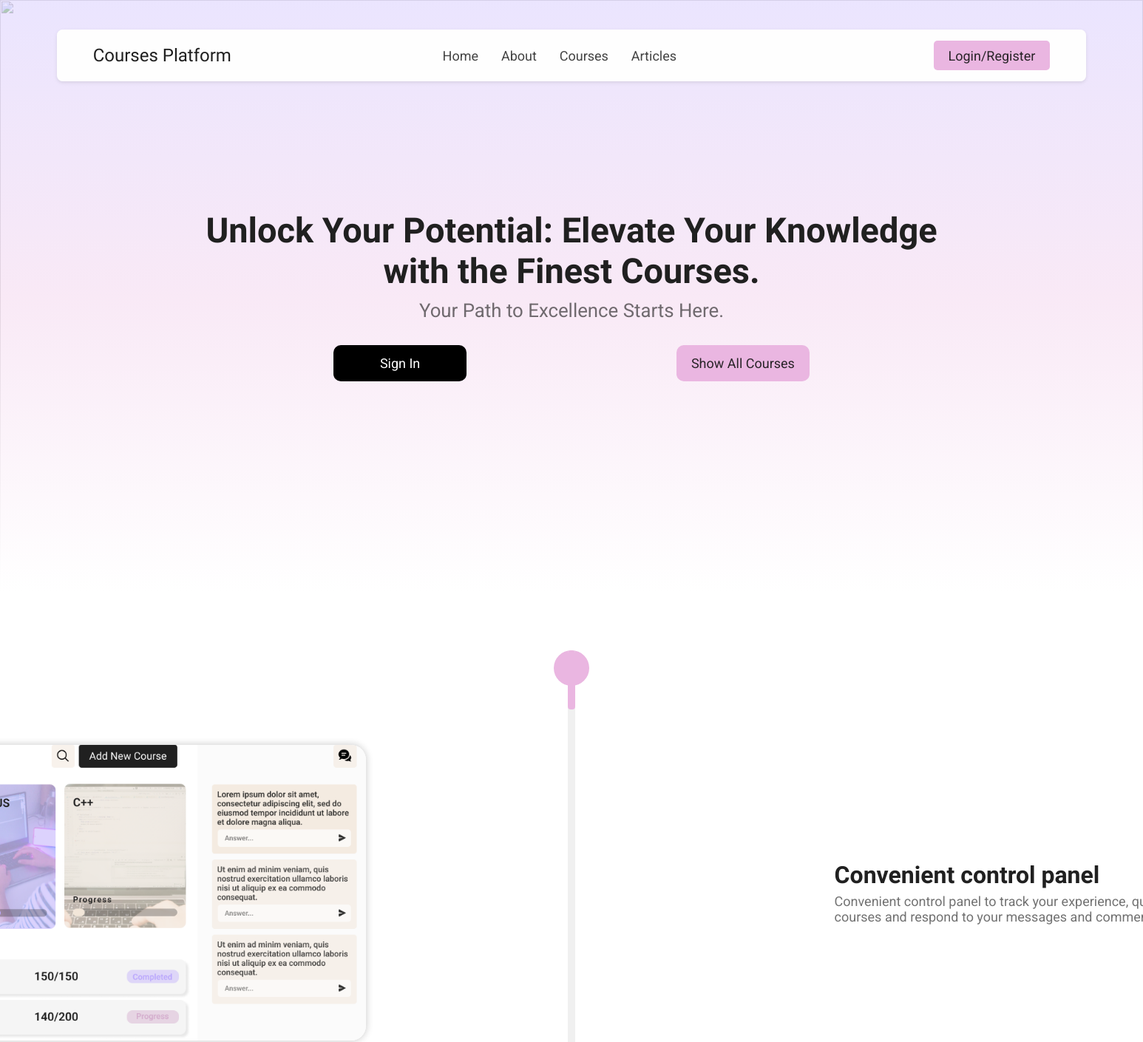
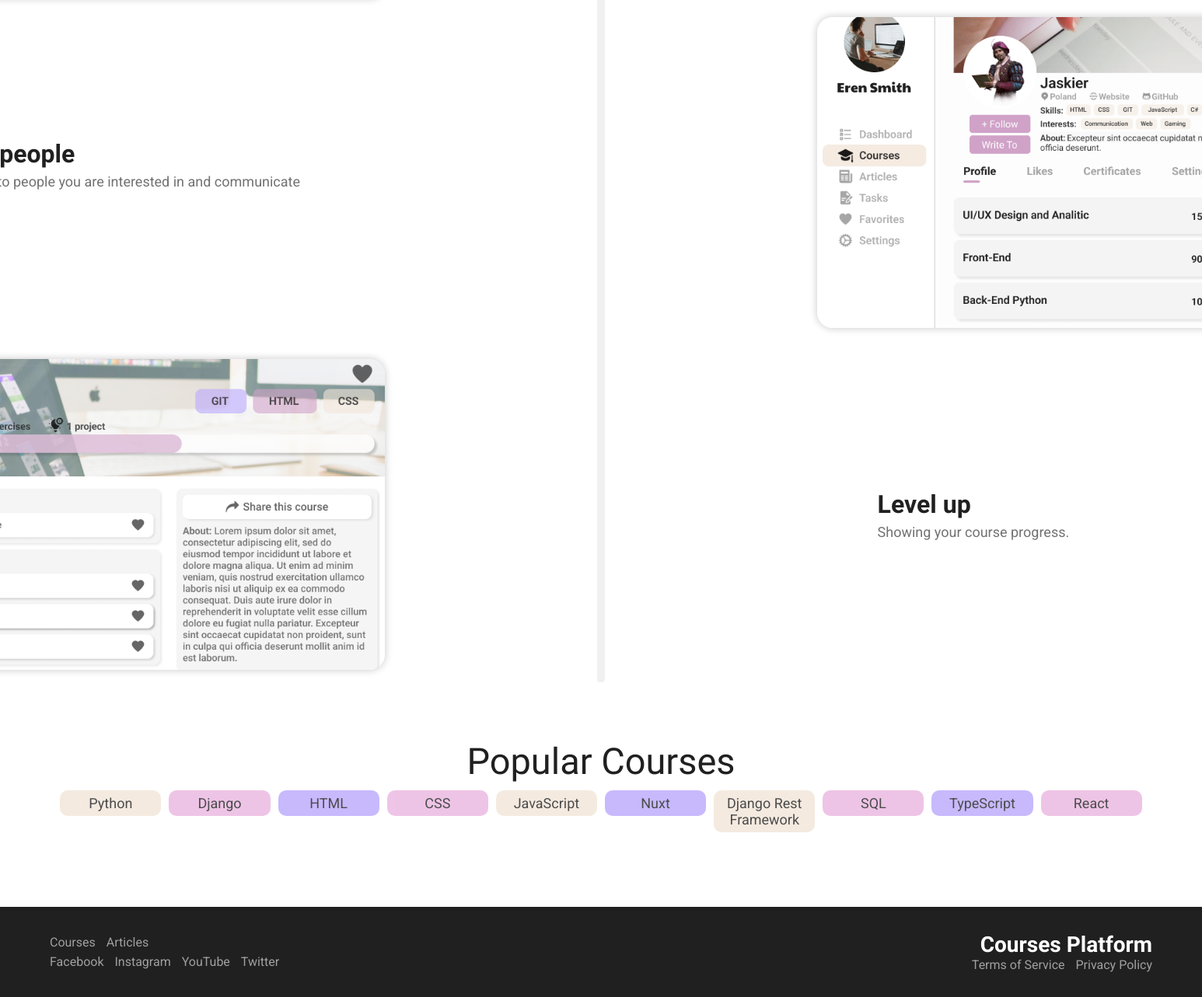
The page / on the database its author committed (2 pictures, top to bottom).
### course/models.py (models this page shows, shortened)
class Tag(models.Model):
    name = models.CharField(max_length=100)

### user/views/main.py (the view)
# urls.py: path('', main.dashboard, name='dashboard'),
def dashboard(request):
    if request.user.is_authenticated:
        courses = []
        for course in Course.objects.all():
            if len(courses) < 3:
                if request.user in course.users_who_registered.all():
                    courses.append(course)
        return render(request, 'auth/dashboard.html', {
            'courses': courses,
        })
    else:
        tags = Tag.objects.filter(course__isnull=False).distinct()
        return render(request, 'auth/index.html', {
            'tags': tags,
        })

### user/templates/auth/index.html (shortened to what this page needs)
{% include 'main.html' %}
{% block title %}
    <link rel="stylesheet" href="/static/css/index.css">
{% endblock title %}
{% block content %}
<div class="content">
     <header class="header">
        <div class="header__left">
            <a href="/" class="header__logo">Courses Platform</a>
        </div>
        <div class="header__left__menu">
            <a href="#home">Home</a>
            <a href="#about">About</a>
            <a href="#courses">Courses</a>
            <a href="#articles">Articles</a>
        </div>
        <div class="header__right">
            <a href="{% url 'auth:sign-in' %}" class="button">
                Login/Register
            </a>
        </div>
    </header>
    <div class="intro" >
        <div class="intro__back">
            <img src="/static/media/index/rich-tervet-q2GNdFmhxx4-unsplash.jpg" alt="">
            <div class="intro__back__gradient"></div>
        </div>
        <div class="intro__center">
            <h2>Unlock Your Potential: Elevate Your Knowledge with the Finest Courses.</h2>
            <p>Your Path to Excellence Starts Here.</p>
            <div class="intro__right__buttons">
                <a href="{% url 'auth:sign-in' %}" class="btn">Sign In</a>
                <a href="/courses"  class="btn btn--primary">Show All Courses</a>
            </div>
        </div>
    </div>
    <div class="about">
        <div class="about__content">
            <div class="about__content__line">
                <span class="about__content__line__draw"></span>
            </div>
            <div class="about__content__left about__content__left__spec">
                <div class="card card1">
                    <img src="/static/media/index/image1.png" alt="image 1" >
                </div>
                <div class="card__desc">
                    <h2>Convenient control panel</h2>
                    <p>Convenient control panel to track your experience, quickly access courses and respond to your messages and comments.</p>
                </div>
            </div>
            <div class="about__content__right">
                <div class="card__desc">
                    <h2>Find other people</h2>
                    <p>You can subscribe to people you are interested in and communicate with them.</p>
                </div>
                <div class="card card2">
                    <img src="/static/media/index/image3.png" alt="image 2">
                </div>
            </div>
            <div class="about__content__left">
                <div class="card card3">
                    <img src="/static/media/index/image2.png" alt="image 3">
                </div>
                <div class="card__desc">
                    <h2>Level up</h2>
                    <p>Showing your course progress.</p>
                </div>
            </div>
        </div>
    </div>
</div>
<div class="collection">
    <div class="title">Popular Courses</div>
   <div class="collection__titles">
    {% for tag in tags %}
        <div class="tag" style="background-color: {% if forloop.counter|divisibleby:3 %}#BBA8FD{% elif forloop.counter|divisibleby:2 %}#EAB6E1{% else %}#F2E6D9{% endif %}">
            {{ tag.name }}
        </div>
    {% endfor %}
   </div>
   <div class="page__content__courses" id='ShowAllCourses'></div>
</div>
<footer class="footer">
    <div class="footer__left">
        <div class="">
            <a href="/courses">Courses</a>
            <a href="/articles">Articles</a>
        </div>
        <div class="">
            <a href="">Facebook</a>
            <a href="">Instagram</a>
            <a href="">YouTube</a>
            <a href="">Twitter</a>
        </div>
    </div>
    <div class="footer__right">
        <div class="">
            <h2>Courses Platform</h2>
        </div>
        <div class="">
            <a href="/terms-of-service">Terms of Service</a>
            <a href="/privacy-policy">Privacy Policy</a>
        </div>
    </div>
</footer>
{% endblock content %}

### static/css/main.css (style rules this page uses)
* { box-sizing: border-box; padding: 0; margin: 0; text-decoration: none; outline: none; border: none; }
body { background-color: var(--white); color: var(--primary); font-size: 18px; font-family: var(--Roboto); overflow-x: hidden; }
a { color: rgb(20,20,20,.9); }
.btn { padding: 14px 16px; border-radius: 10px; background-color: var(--black); color: var(--white); font-size: 18px; cursor: pointer; display: flex; justify-content: center; align-items: center; gap: 8px; }
a, button, input, textarea, select, textarea { transition: all .3s linear; }
.btn--primary { text-align: center; background-color: rgb(242, 230, 217, .8); color: rgb(20,20,20,.9); }

### static/css/variables.css (style rules this page uses)
:root { --black: #000; --white: #fff; --primary: #202020; --lightYellow: #f2e6d9; --pink: #EAB6E1; --violet: #bba8fd; --lilac: #DDC1EA; --lightBlue: #F3F8FF; --blue: #DEECFF; --lightViolet: #C6CFFF; --lightLilac: #E8D3FF; --Roboto: 'Roboto', sans-serif; --PaytoneOne: 'Paytone One', sans-serif; }

### rows shown on the page
Tag: name "Python"
Tag: name "Django"
Tag: name "HTML"
Tag: name "CSS"
Tag: name "JavaScript"
Tag: name "Nuxt"
Tag: name "Django Rest Framework"
Tag: name "SQL"
Tag: name "TypeScript"
Tag: name "React"
